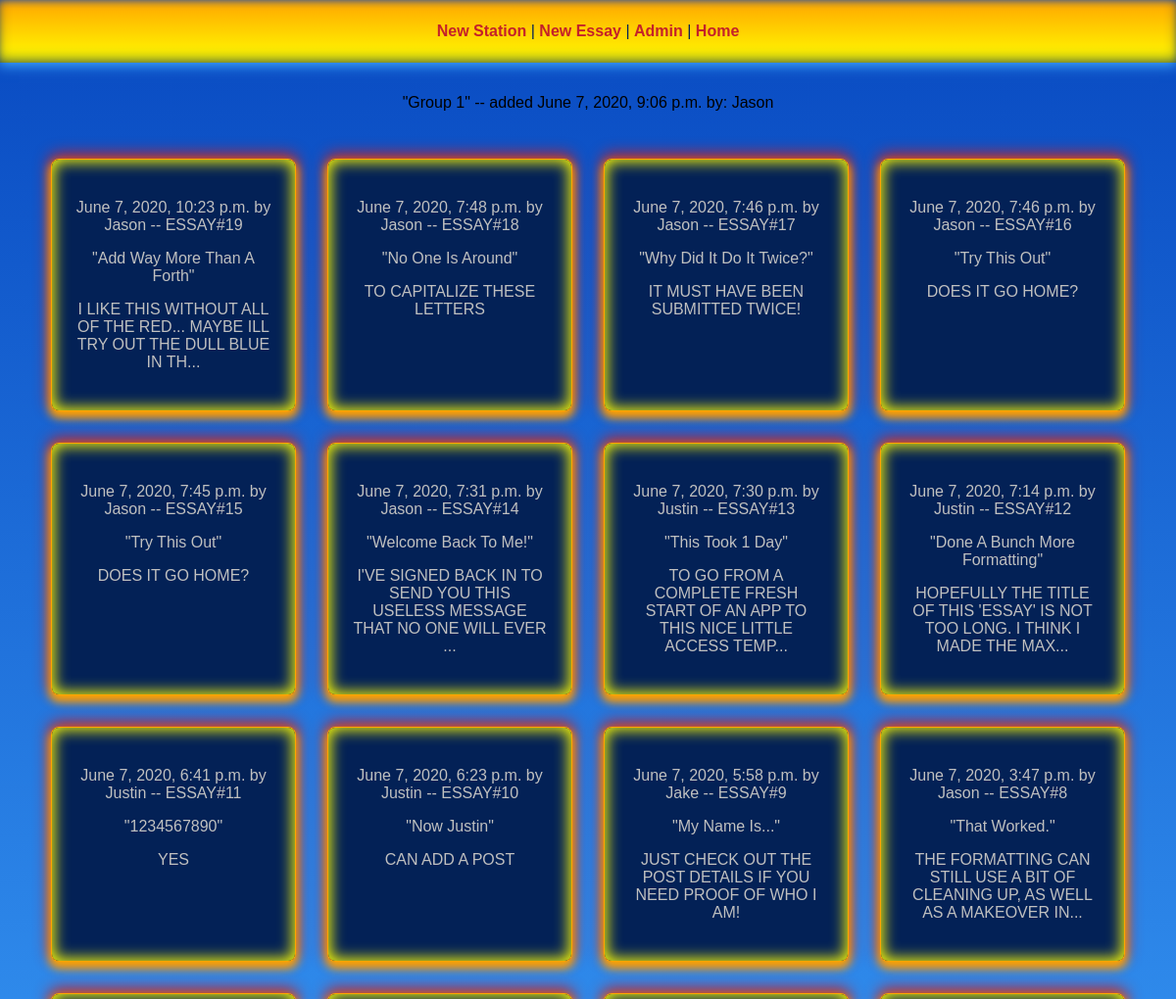
The app's page / (upper part), older data.
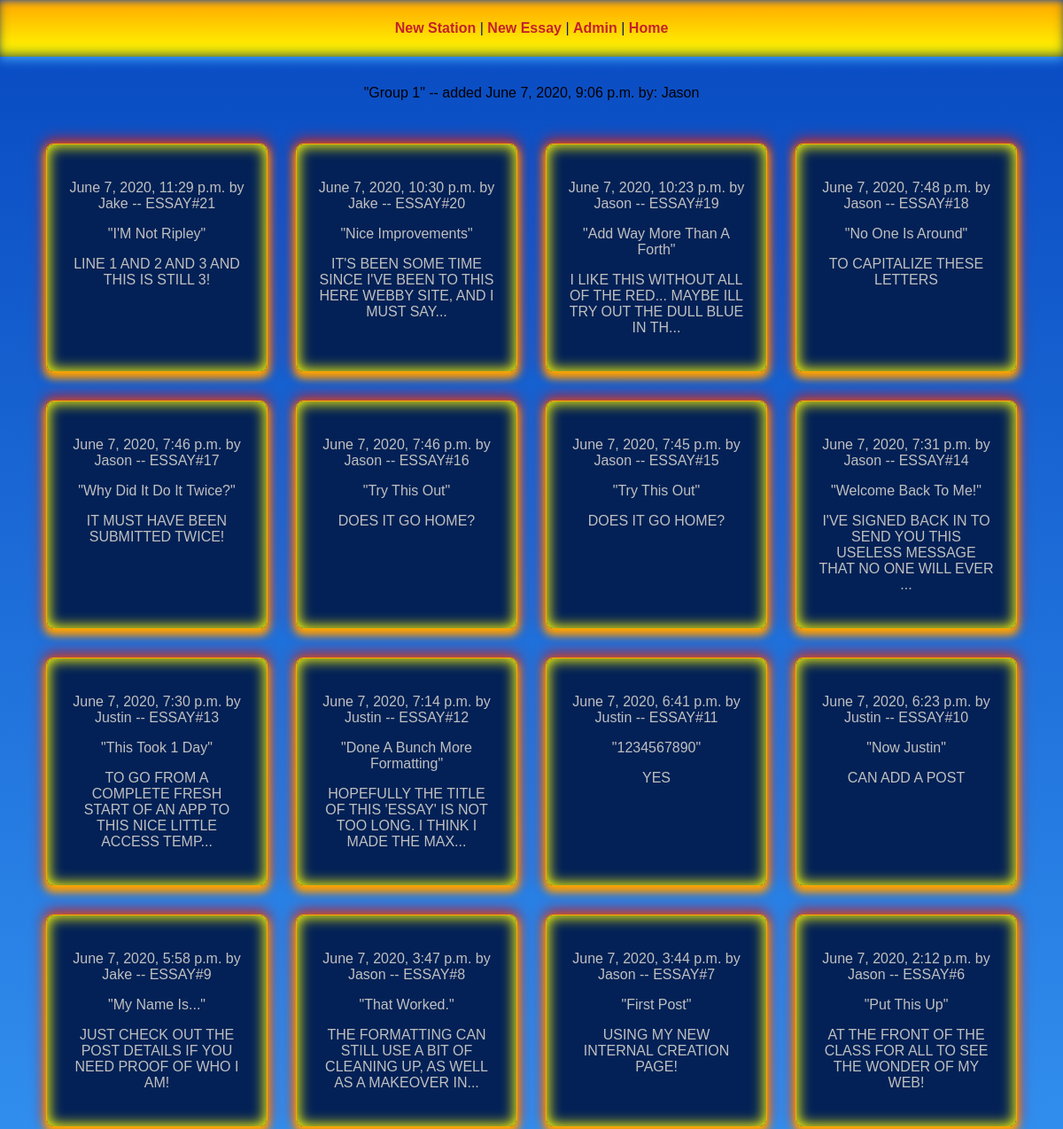
The same page, newer data.
### station/models.py (models this page shows)
class Station(models.Model):
    founder = models.ForeignKey(_U, related_name='stationfounder', null=True, on_delete=models.SET_NULL)
    founded_date = models.DateTimeField(auto_now_add=True)
    name = models.TextField(blank=True, null=True)
    category = models.TextField(blank=True, null=True)
    bio = models.TextField(blank=True, null=True)
    members = models.ForeignKey(_U, related_name='stationmembers', null=True, blank=True, on_delete=models.SET_NULL)
    contribs = models.ManyToManyField(_U, related_name='stationcontribs', blank=True, through=StationContribsList)
    essays = models.ManyToManyField(Essay, related_name='stationessays', blank=True, through=StationEssaysList)

### essays/models.py (models this page shows, shortened)
class Essay(models.Model):
    parent = models.ForeignKey('self', null=True, on_delete=models.SET_NULL)
    user = models.ForeignKey(_U, on_delete=models.CASCADE)
    timestamp = models.DateTimeField(auto_now_add=True)
    title = models.TextField(blank=True, null=True)
    content = models.TextField(blank=True, null=True)
    up = models.ManyToManyField(_U, related_name='upuser', blank=True, through=EssayVoteUp)
    down = models.ManyToManyField(_U, related_name='downuser', blank=True, through=EssayVoteDown)
    class Meta:
        ordering = ['-id']
    def concat_content(self):
        cc = str(self.content)[0:ADMIN_MAX_CONTENT_STRING_LENGTH]
        if len(cc) == ADMIN_MAX_CONTENT_STRING_LENGTH:
            cc += '...'
        return cc

### essays/views.py (the view)
# urls.py: 2. Add a URL to urlpatterns:  path('', views.home, name='home')
def home(request, *args, **kwargs):
    search_essay = Essay.objects.all()
    search_station = Station.objects.all()
    DATA = {
        'essay':search_essay,
        'station':search_station
    }
    return render(request, 'home.html', context=DATA)

### templates/home.html (shortened to what this page needs)
{% extends 'view.html' %}
{% block content %}
  {% if station %}
    <div>
      {% for s in station %}
        <p>"{{s.name}}" -- added {{s.founded_date}} by: {{s.founder}}</p>
      {% endfor %}
    </div>
  {% endif %}
  {% if essay %}
    <div class="dFlex flexWrap" style="margin-top:1em;width:100%;justify-content:center;">
      {% for e in essay %}
        <div class="border" onclick="location.href='/essay/{{e.id}}';">
          <p>{{e.timestamp}} by {{e.user}}  -- ESSAY#{{e.id}}</p>
          <p>"{{e.title|title}}"</p>
          <p>{{e.concat_content|upper}}</p>
        </div>
      {% endfor %}
    </div>
  {% endif %}
{% endblock content %}

Row changes from the older to the newer data that the page shows:
added Essay: timestamp "June 7, 2020, 11:29 p.m.", user "Jake", id "21", title "I'M Not Ripley", concat_content "LINE 1 AND 2 AND 3 AND THIS IS STILL 3!"
added Essay: timestamp "June 7, 2020, 10:30 p.m.", user "Jake", id "20", title "Nice Improvements", concat_content "IT'S BEEN SOME TIME SINCE I'VE BEEN TO THIS HERE WEBBY SITE, AND I MUST SAY..."
now on this page (row unchanged): Essay: timestamp "June 7, 2020, 3:44 p.m.", user "Jason", id "7", title "First Post", concat_content "USING MY NEW INTERNAL CREATION PAGE!"
now on this page (row unchanged): Essay: timestamp "June 7, 2020, 2:12 p.m.", user "Jason", id "6", title "Put This Up", concat_content "AT THE FRONT OF THE CLASS FOR ALL TO SEE THE WONDER OF MY WEB!"
